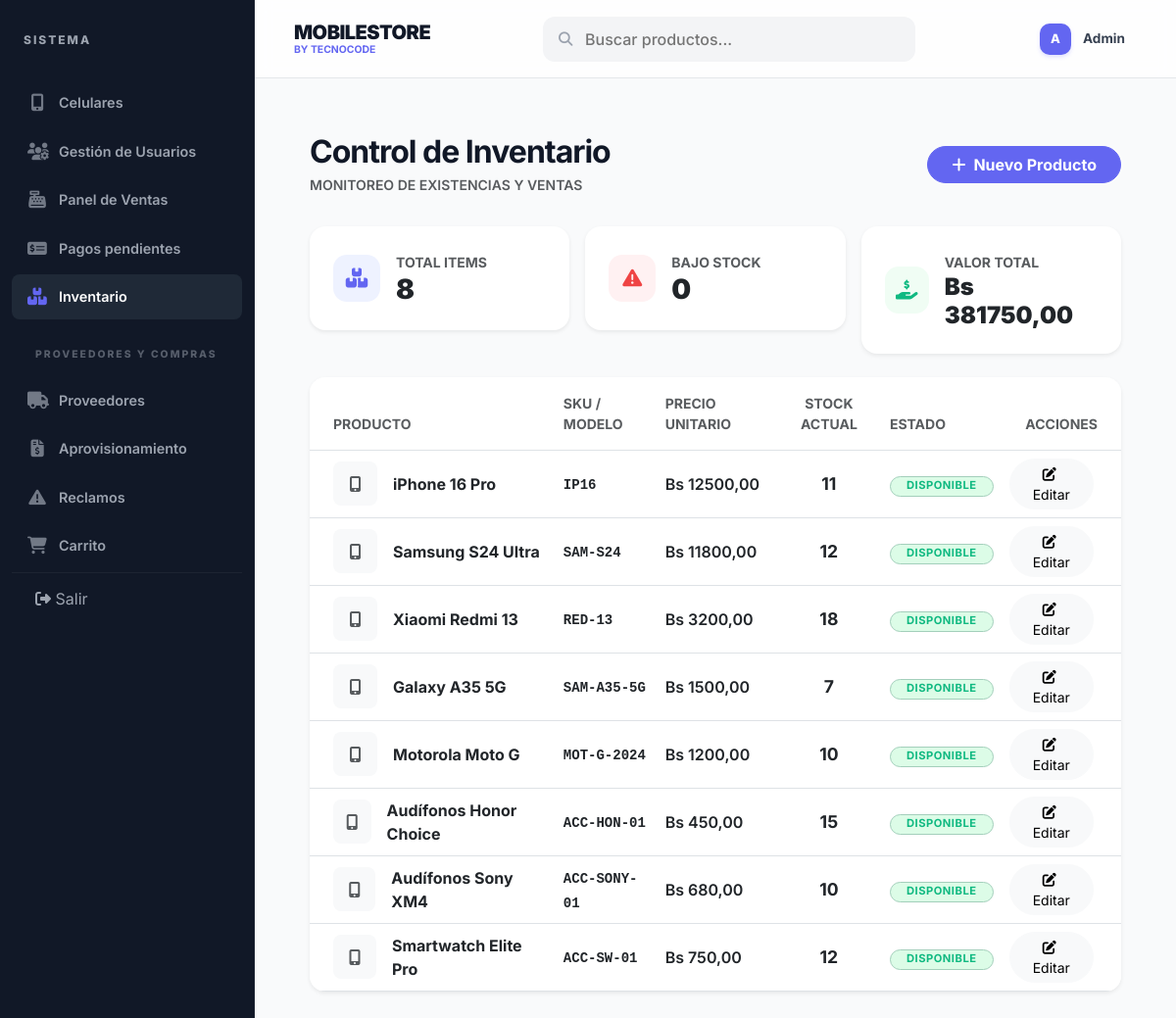
Page /inventario/ (signed in) on the earlier database version.
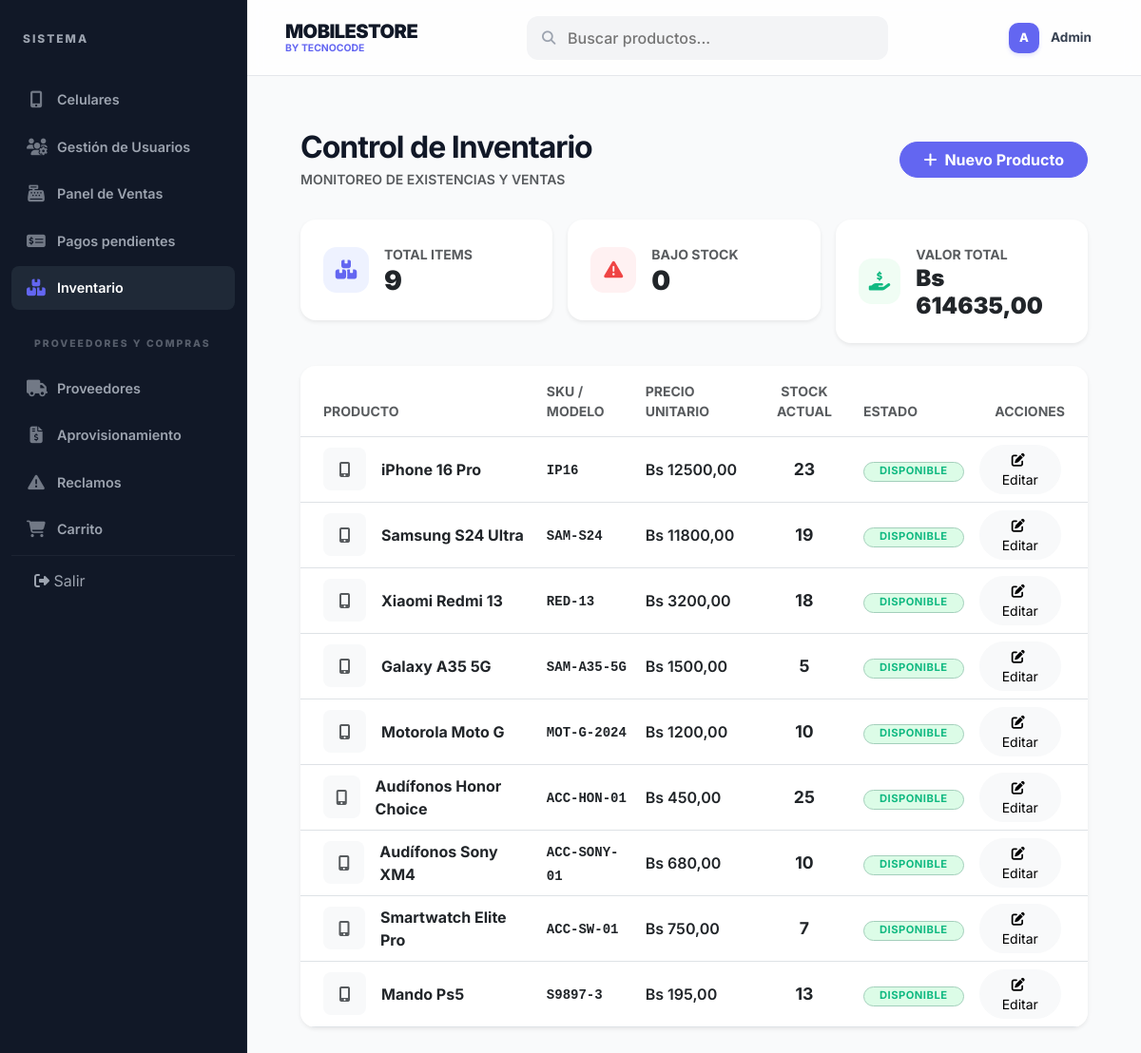
Same page on the later database version.
### Login/models.py (models this page shows, shortened)
class Producto(models.Model):
    ESTADO_CHOICES = [
        ('Activo', 'Activo'),
        ('Borrador', 'Borrador'),
        ('Inactivo', 'Inactivo'),
    ]
    id_producto = models.AutoField(primary_key=True)
    sku_codigo = models.CharField(max_length=50, unique=True) # Código único de identificación
    nombre = models.CharField(max_length=100)
    categoria = models.ForeignKey(CategoriaProducto, on_delete=models.SET_NULL, null=True, blank=True, db_column='id_categoria')
    precio = models.DecimalField(max_digits=10, decimal_places=2, validators=[MinValueValidator(0.01)])
    stock = models.IntegerField(default=0, validators=[MinValueValidator(0)])
    estado = models.CharField(max_length=10, choices=ESTADO_CHOICES, default='Activo')
    descripcion = models.TextField(blank=True, null=True)
    imagen1 = models.ImageField(upload_to='productos/', blank=True, null=True)
    imagen2 = models.ImageField(upload_to='productos/', blank=True, null=True)
    imagen3 = models.ImageField(upload_to='productos/', blank=True, null=True)
    class Meta:
        db_table = 'producto'

### Login/views.py (the view)
# urls.py: path('inventario/', InventarioListView.as_view(), name='lista_inventario'),
class InventarioListView(LoginRequiredMixin, UserPassesTestMixin, ListView):
    model = Producto
    template_name = 'celulares/inventario.html'
    context_object_name = 'productos'
    def test_func(self):
        return self.request.user.is_superuser
    def get_context_data(self, **kwargs):
        context = super().get_context_data(**kwargs)
        context['valor_total'] = sum(p.stock * p.precio for p in Producto.objects.all())
        context['bajo_stock'] = Producto.objects.filter(stock__lt=5).count()
        return context

### Login/context_processors.py (called while the page is built)
def global_context(request):
    data = {
        'cart_count': 0,
        'pendientes_count': 0
    }
    if request.user.is_authenticated:
        cart = Carrito.objects.filter(usuario=request.user, estado='Activo').first()
        data['cart_count'] = cart.detalles.count() if cart else 0
        if request.user.is_superuser or request.user.rol in ['Administrador', 'Vendedor']:
            data['pendientes_count'] = Pago.objects.filter(estado='Pendiente').count()
    return data

### templates/celulares/inventario.html (shortened to what the changed rows need)
{% extends 'base.html' %}
{% block content %}
<div class="row g-0">
    <div class="col-12">
        <div class="p-2 p-md-3">
    <div class="page-header-responsive">
        <div>
            <h2 class="fw-bold mb-1" style="letter-spacing: -1px;">Control de Inventario</h2>
        </div>
    </div>
    <div class="row g-3 mb-4">
        <div class="col-12 col-sm-6 col-md-4">
            <div class="card border-0 shadow-sm rounded-4 p-4">
                <div class="d-flex align-items-center">
                    <div>
                        <span class="text-muted small fw-bold text-uppercase">Total Items</span>
                        <h3 class="fw-900 mb-0">{{ productos.count }}</h3>
                    </div>
                </div>
            </div>
        </div>
        <div class="col-12 col-sm-6 col-md-4">
            <div class="card border-0 shadow-sm rounded-4 p-4">
                <div class="d-flex align-items-center">
                    <div>
                        <span class="text-muted small fw-bold text-uppercase">Valor Total</span>
                        <h4 class="fw-900 mb-0">Bs {{ valor_total|floatformat:2 }}</h4>
                    </div>
                </div>
            </div>
        </div>
    </div>
    <div class="card border-0 shadow-sm rounded-4 overflow-hidden">
        <div class="table-responsive">
            <table class="table table-hover align-middle mb-0">
                <thead class="bg-light">
                    <tr>
                        <th class="ps-4 py-3 text-muted small fw-bold text-uppercase">Producto</th>
                        <th class="py-3 text-muted small fw-bold text-uppercase">SKU / Modelo</th>
                        <th class="py-3 text-muted small fw-bold text-uppercase">Precio Unitario</th>
                        <th class="py-3 text-muted small fw-bold text-uppercase text-center">Stock Actual</th>
                        <th class="py-3 text-muted small fw-bold text-uppercase">Estado</th>
                        <th class="pe-4 py-3 text-muted small fw-bold text-uppercase text-end">Acciones</th>
                    </tr>
                </thead>
                <tbody>
                    {% for p in productos %}
                    <tr>
                        <td class="ps-4">
                            <div class="d-flex align-items-center">
                                {% if p.imagen %}
                                <img src="{{ p.imagen.url }}" class="rounded-3 me-3" style="width: 45px; height: 45px; object-fit: cover;">
                                {% else %}
                                <div class="bg-light rounded-3 me-3 d-flex align-items-center justify-content-center" style="width: 45px; height: 45px;">
                                    <i class="fas fa-mobile-alt text-muted"></i>
                                </div>
                                {% endif %}
                                <div>
                                    <div class="fw-bold">{{ p.nombre }}</div>
                                </div>
                            </div>
                        </td>
                        <td><code class="fw-600 text-dark">{{ p.sku_codigo }}</code></td>
                        <td class="fw-600">Bs {{ p.precio }}</td>
                        <td class="text-center">
                            <span class="stock-number {% if p.stock < 5 %}text-danger fw-900{% else %}fw-700{% endif %}">
                                {{ p.stock }}
                            </span>
                        </td>
                        <td>
                            {% if p.stock == 0 %}
                            <span class="badge rounded-pill bg-danger-subtle text-danger border border-danger-subtle px-3">Agotado</span>
                            {% elif p.stock < 5 %}
                            <span class="badge rounded-pill bg-warning-subtle text-warning border border-warning-subtle px-3">Bajo Stock</span>
                            {% else %}
                            <span class="badge rounded-pill bg-success-subtle text-success border border-success-subtle px-3">Disponible</span>
                            {% endif %}
                        </td>
                        <td class="pe-4 text-end">
                            <a href="{% url 'editar_celular' p.pk %}" class="btn btn-sm btn-light rounded-pill px-3 me-1">
                                <i class="fas fa-edit me-1"></i> Editar
                            </a>
                        </td>
                    </tr>
                    {% endfor %}
                </tbody>
            </table>
        </div>
    </div>
        </div>
    </div>
</div>
{% endblock %}

Differences in the rows shown:
changed Producto "iPhone 16 Pro": stock "11" → "23"
changed Producto "Samsung S24 Ultra": stock "12" → "19"
changed Producto "Galaxy A35 5G": stock "7" → "5"
changed Producto "Audífonos Honor Choice": stock "15" → "25"
changed Producto "Smartwatch Elite Pro": stock "12" → "7"
added Producto: nombre "Mando Ps5", sku_codigo "S9897-3", precio "195,00", stock "13", shows "DISPONIBLE"
Other differences:
{{ productos.count }}: "8" → "9"
{{ valor_total|floatformat:2 }}: "381750,00" → "614635,00"
